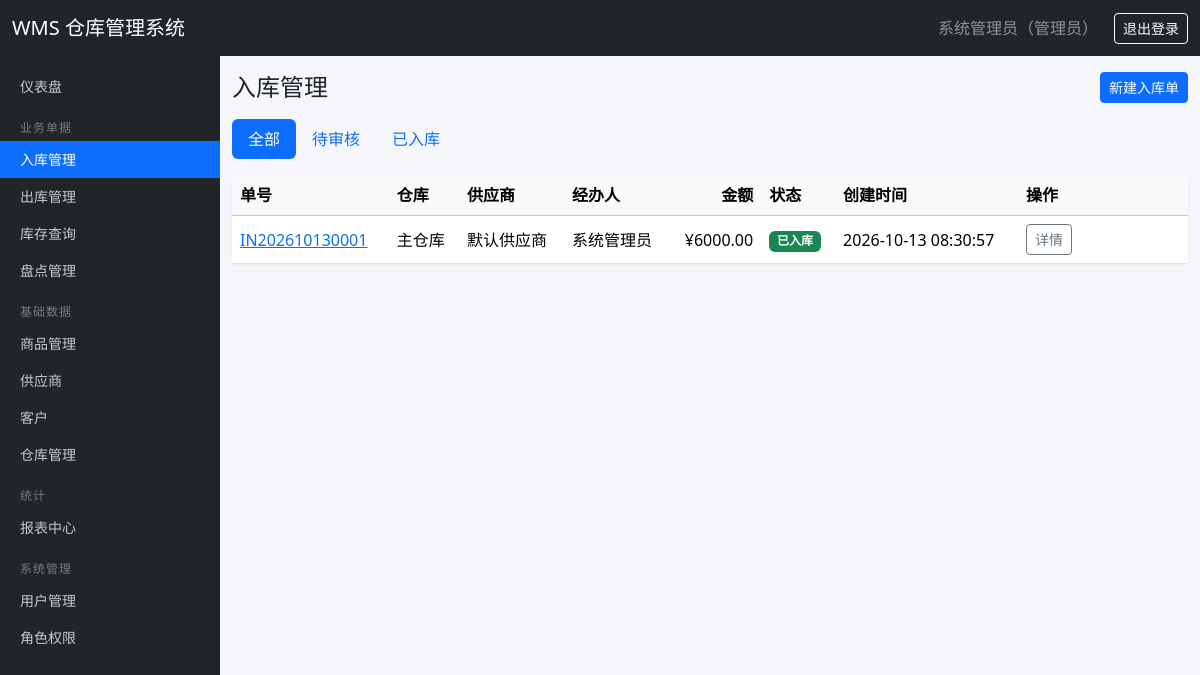
The page /stock-in/ (signed in) on the database its author committed.
### tables this page shows
CREATE TABLE users (
    id INTEGER PRIMARY KEY AUTOINCREMENT,
    username TEXT UNIQUE NOT NULL,
    password_hash TEXT NOT NULL,
    real_name TEXT DEFAULT '',
    email TEXT DEFAULT '',
    phone TEXT DEFAULT '',
    is_active INTEGER DEFAULT 1,
    created_at TEXT DEFAULT (datetime('now', 'localtime'))
);

CREATE TABLE roles (
    id INTEGER PRIMARY KEY AUTOINCREMENT,
    name TEXT UNIQUE NOT NULL,
    description TEXT DEFAULT '',
    created_at TEXT DEFAULT (datetime('now', 'localtime'))
);

CREATE TABLE stock_in (
    id INTEGER PRIMARY KEY AUTOINCREMENT,
    code TEXT UNIQUE NOT NULL,
    warehouse_id INTEGER NOT NULL REFERENCES warehouses(id),
    supplier_id INTEGER REFERENCES suppliers(id),
    operator_id INTEGER REFERENCES users(id),
    total_amount REAL DEFAULT 0,
    status TEXT DEFAULT 'pending',
    remark TEXT DEFAULT '',
    created_at TEXT DEFAULT (datetime('now', 'localtime'))
);

CREATE TABLE warehouses (
    id INTEGER PRIMARY KEY AUTOINCREMENT,
    name TEXT NOT NULL,
    location TEXT DEFAULT '',
    remark TEXT DEFAULT ''
);

CREATE TABLE suppliers (
    id INTEGER PRIMARY KEY AUTOINCREMENT,
    name TEXT NOT NULL,
    contact TEXT DEFAULT '',
    phone TEXT DEFAULT '',
    address TEXT DEFAULT '',
    remark TEXT DEFAULT ''
);

### routes/stock_in.py (the view)
@bp.route('/')
@permission_required('stock_in:view')
def index():
    status = request.args.get('status', '')
    sql = '''SELECT o.*, w.name AS warehouse_name, s.name AS supplier_name, COALESCE(NULLIF(u.real_name, ''), u.username) AS operator_name
             FROM stock_in o
             LEFT JOIN warehouses w ON w.id = o.warehouse_id
             LEFT JOIN suppliers s ON s.id = o.supplier_id
             LEFT JOIN users u ON u.id = o.operator_id'''
    params = []
    if status in ('pending', 'approved'):
        sql += ' WHERE o.status = ?'
        params.append(status)
    sql += ' ORDER BY o.id DESC'
    orders = get_db().execute(sql, params).fetchall()
    return render_template('stock_in_list.html', orders=orders, status=status)

### auth.py (called while the page is built)
def load_user_permissions(user_id):
    rows = get_db().execute(
        '''SELECT DISTINCT p.code FROM permissions p
           JOIN role_permissions rp ON rp.permission_id = p.id
           JOIN user_roles ur ON ur.role_id = rp.role_id
           WHERE ur.user_id = ?''', (user_id,)).fetchall()
    return {r['code'] for r in rows}

@login_manager.user_loader
def load_user(user_id):
    row = get_db().execute('SELECT * FROM users WHERE id = ?', (user_id,)).fetchone()
    if row is None or not row['is_active']:
        return None
    return User(row, load_user_permissions(row['id']))

def permission_required(code):
    def decorator(view):
        @wraps(view)
        def wrapped(*args, **kwargs):
            if not current_user.is_authenticated:
                return login_manager.unauthorized()
            if not current_user.has_perm(code):
                abort(403)
            return view(*args, **kwargs)
        return wrapped
    return decorator

    @property
    def is_active(self):
        return self._active

    def has_perm(self, code):
        return code in self.permissions

    def role_names(self):
        rows = get_db().execute(
            '''SELECT r.name FROM roles r
               JOIN user_roles ur ON ur.role_id = r.id
               WHERE ur.user_id = ?''', (self.id,)).fetchall()
        return '、'.join(r['name'] for r in rows) or '未分配角色'

### db.py (called while the page is built)
def get_db():
    if 'db' not in g:
        g.db = sqlite3.connect(current_app.config['DATABASE'])
        g.db.row_factory = sqlite3.Row
        g.db.execute('PRAGMA foreign_keys = ON')
    return g.db

### templates/stock_in_list.html (shortened to what this page needs)
{% extends "base.html" %}
{% block content %}
<div class="d-flex justify-content-between align-items-center mb-3">
  <h4 class="mb-0">入库管理</h4>
  {% if current_user.has_perm('stock_in:create') %}
  <a class="btn btn-primary btn-sm" href="{{ url_for('stock_in.create') }}">新建入库单</a>
  {% endif %}
</div>
<ul class="nav nav-pills mb-3">
  <li class="nav-item"><a class="nav-link {{ 'active' if not status }}" href="{{ url_for('stock_in.index') }}">全部</a></li>
  <li class="nav-item"><a class="nav-link {{ 'active' if status == 'pending' }}" href="{{ url_for('stock_in.index', status='pending') }}">待审核</a></li>
  <li class="nav-item"><a class="nav-link {{ 'active' if status == 'approved' }}" href="{{ url_for('stock_in.index', status='approved') }}">已入库</a></li>
</ul>
<div class="card">
  <div class="table-responsive">
    <table class="table table-hover align-middle mb-0">
      <thead class="table-light">
        <tr>
          <th>单号</th><th>仓库</th><th>供应商</th><th>经办人</th>
          <th class="text-end">金额</th><th>状态</th><th>创建时间</th><th style="width:170px">操作</th>
        </tr>
      </thead>
      <tbody>
        {% for o in orders %}
        <tr>
          <td><a href="{{ url_for('stock_in.detail', oid=o.id) }}">{{ o.code }}</a></td>
          <td>{{ o.warehouse_name }}</td>
          <td>{{ o.supplier_name or '-' }}</td>
          <td>{{ o.operator_name }}</td>
          <td class="text-end">¥{{ '%.2f'|format(o.total_amount) }}</td>
          <td>
            {% if o.status == 'pending' %}<span class="badge text-bg-warning">待审核</span>
            {% else %}<span class="badge text-bg-success">已入库</span>{% endif %}
          </td>
          <td>{{ o.created_at }}</td>
          <td>
            <a class="btn btn-sm btn-outline-secondary" href="{{ url_for('stock_in.detail', oid=o.id) }}">详情</a>
          </td>
        </tr>
        {% else %}
        <tr><td colspan="8" class="text-center text-muted py-4">暂无入库单</td></tr>
        {% endfor %}
      </tbody>
    </table>
  </div>
</div>
{% endblock %}

### templates/base.html (shortened to what this page needs)
<!doctype html>
<html lang="zh-CN">
<head>
  <link href="https://cdn.jsdelivr.net/npm/bootstrap@5.3.3/dist/css/bootstrap.min.css" rel="stylesheet">
  <link rel="stylesheet" href="{{ url_for('static', filename='css/style.css') }}">
</head>
<body>
<nav class="navbar navbar-dark bg-dark fixed-top">
  <div class="container-fluid">
    <a class="navbar-brand" href="{{ url_for('dashboard.index') }}">WMS 仓库管理系统</a>
    <div class="d-flex align-items-center text-white-50">
      {% if current_user.is_authenticated %}
        <span class="me-3">{{ current_user.real_name or current_user.username }}（{{ current_user.role_names() }}）</span>
        <a class="btn btn-sm btn-outline-light" href="{{ url_for('auth.logout') }}">退出登录</a>
      {% else %}
        <a class="btn btn-sm btn-outline-light" href="{{ url_for('auth.login') }}">登录</a>
      {% endif %}
    </div>
  </div>
</nav>
{% if current_user.is_authenticated %}
<nav class="sidebar">
  <ul class="nav flex-column">
    <li class="nav-item">
      <a class="nav-link {{ 'active' if request.blueprint == 'dashboard' }}" href="{{ url_for('dashboard.index') }}">仪表盘</a>
    </li>
    {% if current_user.has_perm('stock_in:view') or current_user.has_perm('stock_out:view') or current_user.has_perm('inventory:view') or current_user.has_perm('stock_check:view') %}
    <li class="menu-header">业务单据</li>
      {% if current_user.has_perm('stock_in:view') %}
      <li class="nav-item"><a class="nav-link {{ 'active' if request.blueprint == 'stock_in' }}" href="{{ url_for('stock_in.index') }}">入库管理</a></li>
      {% endif %}
      {% if current_user.has_perm('stock_out:view') %}
      <li class="nav-item"><a class="nav-link {{ 'active' if request.blueprint == 'stock_out' }}" href="{{ url_for('stock_out.index') }}">出库管理</a></li>
      {% endif %}
      {% if current_user.has_perm('inventory:view') %}
      <li class="nav-item"><a class="nav-link {{ 'active' if request.blueprint == 'inventory' }}" href="{{ url_for('inventory.index') }}">库存查询</a></li>
      {% endif %}
      {% if current_user.has_perm('stock_check:view') %}
      <li class="nav-item"><a class="nav-link {{ 'active' if request.blueprint == 'stock_check' }}" href="{{ url_for('stock_check.index') }}">盘点管理</a></li>
      {% endif %}
    {% endif %}
    {% if current_user.has_perm('product:view') or current_user.has_perm('supplier:view') or current_user.has_perm('customer:view') or current_user.has_perm('warehouse:view') %}
    <li class="menu-header">基础数据</li>
      {% if current_user.has_perm('product:view') %}
      <li class="nav-item"><a class="nav-link {{ 'active' if request.blueprint == 'product' }}" href="{{ url_for('product.index') }}">商品管理</a></li>
      {% endif %}
      {% if current_user.has_perm('supplier:view') %}
      <li class="nav-item"><a class="nav-link {{ 'active' if request.blueprint == 'supplier' }}" href="{{ url_for('supplier.index') }}">供应商</a></li>
      {% endif %}
      {% if current_user.has_perm('customer:view') %}
      <li class="nav-item"><a class="nav-link {{ 'active' if request.blueprint == 'customer' }}" href="{{ url_for('customer.index') }}">客户</a></li>
      {% endif %}
      {% if current_user.has_perm('warehouse:view') %}
      <li class="nav-item"><a class="nav-link {{ 'active' if request.blueprint == 'warehouse' }}" href="{{ url_for('warehouse.index') }}">仓库管理</a></li>
      {% endif %}
    {% endif %}
    {% if current_user.has_perm('report:view') %}
    <li class="menu-header">统计</li>
    <li class="nav-item"><a class="nav-link {{ 'active' if request.blueprint == 'report' }}" href="{{ url_for('report.index') }}">报表中心</a></li>
    {% endif %}
    {% if current_user.has_perm('user:view') or current_user.has_perm('role:view') %}
    <li class="menu-header">系统管理</li>
      {% if current_user.has_perm('user:view') %}
      <li class="nav-item"><a class="nav-link {{ 'active' if request.blueprint == 'user' }}" href="{{ url_for('user.index') }}">用户管理</a></li>
      {% endif %}
      {% if current_user.has_perm('role:view') %}
      <li class="nav-item"><a class="nav-link {{ 'active' if request.blueprint == 'role' }}" href="{{ url_for('role.index') }}">角色权限</a></li>
      {% endif %}
    {% endif %}
  </ul>
</nav>
{% endif %}
<main class="{{ 'with-sidebar' if current_user.is_authenticated else 'no-sidebar' }}">
  <div class="container-fluid py-3">
    {% block content %}{% endblock %}
  </div>
</main>
</body>
</html>

### static/css/style.css (style rules this page uses)
body { padding-top: 56px; background-color: #f5f6fa; }
.sidebar { position: fixed; top: 56px; left: 0; bottom: 0; width: 220px; background: #212529; overflow-y: auto; padding: 12px 0; z-index: 1000; }
.sidebar .nav-link { color: rgba(255, 255, 255, 0.75); padding: 8px 20px; font-size: 14px; }
.sidebar .nav-link.active { color: #fff; background: #0d6efd; }
.sidebar .menu-header { color: rgba(255, 255, 255, 0.4); font-size: 12px; padding: 14px 20px 4px; text-transform: uppercase; letter-spacing: 1px; }
main.with-sidebar { margin-left: 220px; }
.card { border: none; box-shadow: 0 1px 3px rgba(0, 0, 0, 0.06); }

### rows shown on the page
users: real_name "系统管理员"
roles: role_names "管理员"
stock_in: code "IN202610130001", warehouse_name "主仓库", name "默认供应商", operator_name "系统管理员", total_amount "6000.00", status "已入库", created_at "2026-10-13 08:30:57"
